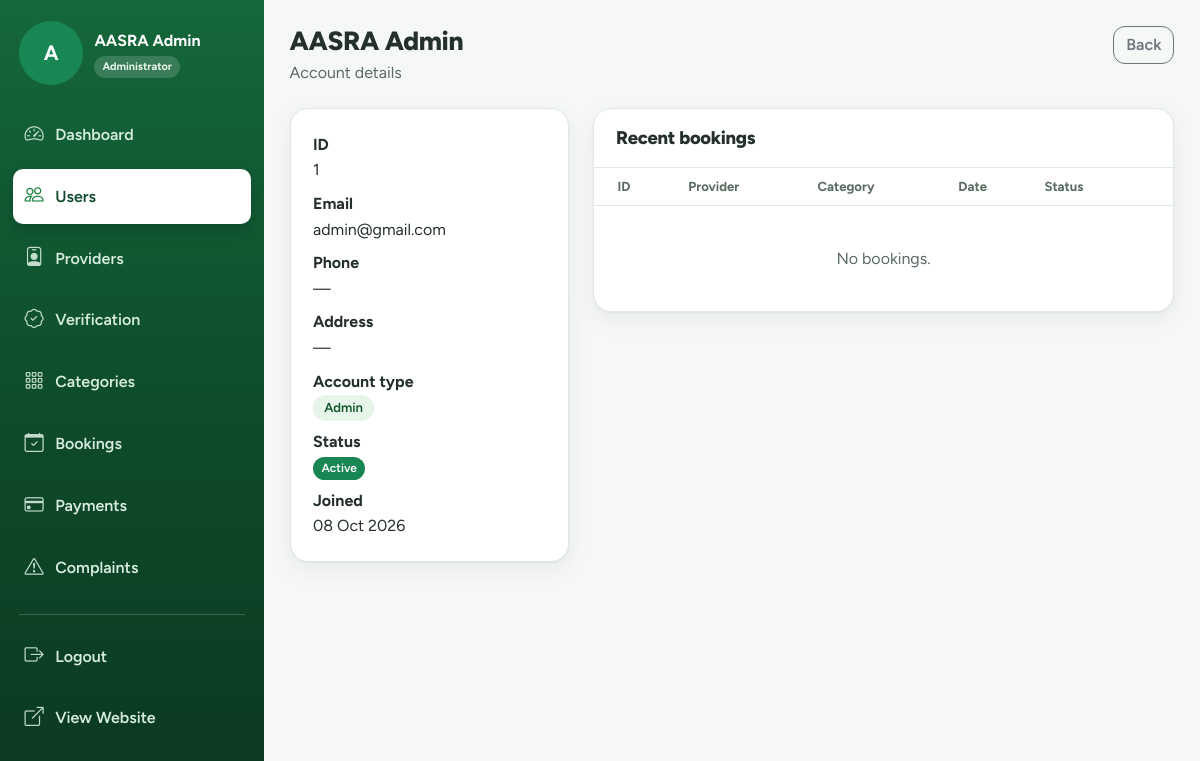
/admin/users/1 (signed in), run on the app's committed database.
### tables this page shows
CREATE TABLE users(
  id INT UNSIGNED AUTO_INCREMENT PRIMARY KEY,
  name VARCHAR(120) NOT NULL,
  email VARCHAR(190) NOT NULL UNIQUE,
  password VARCHAR(255) NOT NULL,
  phone VARCHAR(30) NULL,
  address VARCHAR(255) NULL,
  accessibility_category ENUM('disability','age_50_plus','none') NULL DEFAULT NULL,
  role ENUM('user','provider','admin') NOT NULL DEFAULT 'user',
  status ENUM('Active','Inactive') NOT NULL DEFAULT 'Active',
  created_at TIMESTAMP DEFAULT CURRENT_TIMESTAMP,
  INDEX(role,status)
);

### includes/auth.php (called while the page is built, shortened)
<?php
function current_user(): ?array
{
    return $_SESSION['user'] ?? null;
}

### includes/db.php (called while the page is built, shortened)
<?php
function db_link(bool $close = false): ?mysqli
{
    static $link = null;
    if ($close) {
        $link = null;
        return null;
    }
    if ($link instanceof mysqli) return $link;
    $c = AASRA_DB_CONFIG;
    try {
        $link = mysqli_connect($c['host'], $c['user'], $c['pass'], $c['name'], (int)($c['port'] ?? 3306), $c['socket'] ?? null);
        mysqli_set_charset($link, 'utf8mb4');
    } catch (mysqli_sql_exception $e) {
        $link = null;
        error_log('AASRA DB connection failed: ' . $e->getMessage());
        while (ob_get_level()) ob_end_clean();
        http_response_code(500);
        show_error_page(500);
        exit;
    }
    return $link;
}
function db(): mysqli
{
    return db_link(false);
}
function db_bind_types(array $args): string
{
    $t = '';
    foreach ($args as $a) $t .= is_int($a) || is_bool($a) ? 'i' : (is_float($a) ? 'd' : 's');
    return $t;
}
function q(string $sql, array $args = []): mysqli_stmt
{
    $st = mysqli_prepare(db(), $sql);
    if ($args) {
        $args = array_map(fn($a) => is_bool($a) ? (int)$a : $a, array_values($args));
        mysqli_stmt_bind_param($st, db_bind_types($args), ...$args);
    }
    mysqli_stmt_execute($st);
    return $st;
}
function rows(string $sql, array $args = []): array
{
    $st = q($sql, $args);
    $res = mysqli_stmt_get_result($st);
    $out = $res ? mysqli_fetch_all($res, MYSQLI_ASSOC) : [];
    return $out;
}
function row(string $sql, array $args = [])
{
    $st = q($sql, $args);
    $res = mysqli_stmt_get_result($st);
    $r = $res ? mysqli_fetch_assoc($res) : null;
    return $r ?: false;
}

### pages/admin/user_view.php (the view, shortened to what this page needs)
<?php
require_once APP_ROOT . '/includes/admin_helpers.php';
$x = row('SELECT * FROM users WHERE id=?', [(int)get('id')]);
$bk = rows('SELECT b.*,p.name provider_name,s.category_name FROM bookings b JOIN providers p ON p.id=b.provider_id JOIN categories s ON s.id=b.category_id WHERE b.user_id=? ORDER BY b.created_at DESC, b.id DESC LIMIT 10', [$x['id']]);
layout('admin', ['title' => $x['name'], 'active' => 'users']);
page_head($x['name'], 'Account details', '<div class="d-flex gap-2"><a class="btn btn-outline-secondary" href="' . e(url('admin/users')) . '">Back</a>' . ($x['role'] !== 'admin' ? '<a class="btn btn-success" href="' . e(url('admin/users/' . $x['id'] . '/edit')) . '">Edit</a>' : '') . '</div>');
?>
<div class="row g-4">
  <div class="col-lg-4">
    <div class="card-soft">
      <dl class="mb-0">
        <dt>ID</dt>
        <dd><?= (int)$x['id'] ?></dd>
        <dt>Email</dt>
        <dd><?= e($x['email']) ?></dd>
        <dt>Phone</dt>
        <dd><?= e($x['phone'] ?: '—') ?></dd>
        <dt>Address</dt>
        <dd><?= e($x['address'] ?: '—') ?></dd>
        <dt>Account type</dt>
        <dd><span class="tag"><?= e(ucfirst($x['role'])) ?></span></dd>
        <dt>Status</dt>
        <dd><?= badge($x['status']) ?></dd>
        <dt>Joined</dt>
        <dd class="mb-0"><?= e(fmt_date($x['created_at'])) ?></dd>
      </dl>
    </div>
  </div>
  <div class="col-lg-8">
    <div class="card-soft flush">
      <div class="card-head">
        <h2>Recent bookings</h2>
      </div>
      <div class="table-responsive">
        <table class="table mb-0">
          <thead>
            <tr>
              <th class="ps-4">ID</th>
              <th>Provider</th>
              <th>Category</th>
              <th>Date</th>
              <th class="pe-4">Status</th>
            </tr>
          </thead>
        </table>
      </div>
      <?php if (!$bk): ?><div class="empty-state">
          <p class="mb-0">No bookings.</p>
        </div><?php endif; ?>
    </div>
  </div>
</div>
<?php layout_end();

### index.php (shortened to what this page needs)
<?php
$path = request_path();
$routes = require APP_ROOT . '/includes/routes.php';
foreach ($routes as $pattern => $target) {
    if (!preg_match('#^' . $pattern . '$#', $path, $m)) continue;
    $file = is_array($target) ? $target[0] : $target;
    $abs = APP_ROOT . '/pages/' . $file . '.php';
    (function () use ($abs) {
        include $abs;
    })();
    exit;
}

### includes/layouts/head.php (shortened to what this page needs)
<!doctype html>
<html lang="en">
<head>
    <link href="https://cdn.jsdelivr.net/npm/bootstrap@5.3.3/dist/css/bootstrap.min.css" rel="stylesheet">
    <link href="https://cdn.jsdelivr.net/npm/bootstrap-icons@1.11.3/font/bootstrap-icons.css" rel="stylesheet">
    <link rel="stylesheet" href="<?= e(asset('css/app.css')) ?>">
</head>

### includes/layouts/admin.top.php (shortened to what this page needs)
<?php
include __DIR__ . '/head.php';
$cu = current_user();
$active = $active ?? '';
$items = [
    ['dashboard', 'admin', 'bi-speedometer2', 'Dashboard'],
    ['users', 'admin/users', 'bi-people', 'Users'],
    ['providers', 'admin/providers', 'bi-person-badge', 'Providers'],
    ['verification', 'admin/verification', 'bi-patch-check', 'Verification'],
    ['categories', 'admin/categories', 'bi-grid-3x3-gap', 'Categories'],
    ['bookings', 'admin/bookings', 'bi-calendar-check', 'Bookings'],
    ['payments', 'admin/payments', 'bi-credit-card', 'Payments'],
    ['complaints', 'admin/complaints', 'bi-exclamation-triangle', 'Complaints'],
];
require_once dirname(__DIR__) . '/admin_helpers.php';
?>
<body class="app-body admin-area">
    <div class="app-shell">
        <aside class="sidebar sidebar-admin" id="sidebar" tabindex="-1">
            <div class="sidebar-head">
                <div class="provider-sidebar-profile">
                    <?= avatar($cu, 'avatar-sm') ?>
                    <div>
                        <span class="provider-sidebar-name">
                            <?= e($cu['name'] ?? 'Administrator') ?>
                        </span>
                        <span class="role-pill">Administrator</span>
                    </div>
                </div>
            </div>
            <nav class="sidebar-nav" aria-label="Admin navigation">
                <?php foreach ($items as [$k, $path, $ic, $label]): ?>
                    <a
                        href="<?= e(url($path)) ?>"
                        class="side-link <?= $active === $k ? 'active' : '' ?>"
                        <?= $active === $k ? 'aria-current="page"' : '' ?>>
                        <i class="bi <?= e($ic) ?>"></i>
                        <span><?= e($label) ?></span>
                    </a>
                <?php endforeach; ?>
                <div class="side-sep"></div>
                <a href="<?= e(url('logout')) ?>" class="side-link">
                    <i class="bi bi-box-arrow-right"></i>
                    <span>Logout</span>
                </a>
                <a
                    href="<?= e(url('')) ?>"
                    target="_blank"
                    rel="noopener"
                    class="side-link">
                    <i class="bi bi-box-arrow-up-right"></i>
                    <span>View Website</span>
                </a>
            </nav>
        </aside>
        <main class="app-main">
            <div class="app-content">

### includes/functions.php (shortened to what this page needs)
<?php
function e($v): string
{
    return htmlspecialchars((string)$v, ENT_QUOTES, 'UTF-8');
}
function url(string $path = ''): string
{
    return BASE_URL . '/' . ltrim($path, '/');
}
function asset(string $path): string
{
    $f = APP_ROOT . '/assets/' . $path;
    return url('assets/' . $path) . (is_file($f) ? '?v=' . filemtime($f) : '');
}
function get(string $key, string $default = ''): string
{
    $v = $_GET[$key] ?? $default;
    return is_array($v) ? $default : trim((string)$v);
}
function fmt_date($d, string $f = 'd M Y'): string
{
    return $d ? date($f, strtotime((string)$d)) : '—';
}
function badge(?string $status): string
{
    $map = [
        'Approved' => 'success',
        'Active' => 'success',
        'Completed' => 'success',
        'Confirmed' => 'success',
        'Resolved' => 'success',
        'Paid' => 'success',
        'Accepted' => 'primary',
        'Pending' => 'warning',
        'Under Review' => 'info',
        'In Progress' => 'info',
        'Rejected' => 'danger',
        'Failed' => 'danger',
        'Inactive' => 'secondary',
        'Cancelled' => 'secondary',
        'Not Submitted' => 'secondary'
    ];
    $status = (string)$status;
    return '<span class="badge text-bg-' . ($map[$status] ?? 'secondary') . '">' . e($status) . '</span>';
}
function initials(string $n): string
{
    return strtoupper(mb_substr(trim($n) ?: '?', 0, 1));
}
function avatar(array $p, string $cls = ''): string
{
    return '<span class="avatar ' . e($cls) . '">' . e(initials($p['name'])) . '</span>';
}
?>
<?php
function layout(string $name, array $o = []): void
{
    extract($o);
    include APP_ROOT . "/includes/layouts/$name.top.php";
}
function layout_end(): void
{
    $l = $GLOBALS['__layout'];
    extract($l['o']);
    include APP_ROOT . "/includes/layouts/{$l['name']}.bottom.php";
}

### includes/admin_helpers.php (shortened to what this page needs)
<?php
function page_head(string $title, string $sub = '', string $right = ''): void
{
    echo '<div class="page-head"><div><h1>' . e($title) . '</h1>' . ($sub ? '<p>' . e($sub) . '</p>' : '') . '</div>' . $right . '</div>';
}

### includes/layouts/admin.bottom.php (shortened to what this page needs)
</div>
</div>
<?php $js = array_merge(['admin.js'], $js ?? []);
include __DIR__ . '/foot.php'; ?>

### includes/layouts/foot.php (shortened to what this page needs)
</body>
</html>

### data on the page
users: name "AASRA Admin", id "1", email "admin@gmail.com", phone "—", address "—", role "Admin", status "Active", created_at "08 Oct 2026"

### other printed values
initials($p['name']) "A"
$label "Dashboard"
$label "Users"
$label "Providers"
$label "Verification"
$label "Categories"
$label "Bookings"
$label "Payments"
$label "Complaints"
